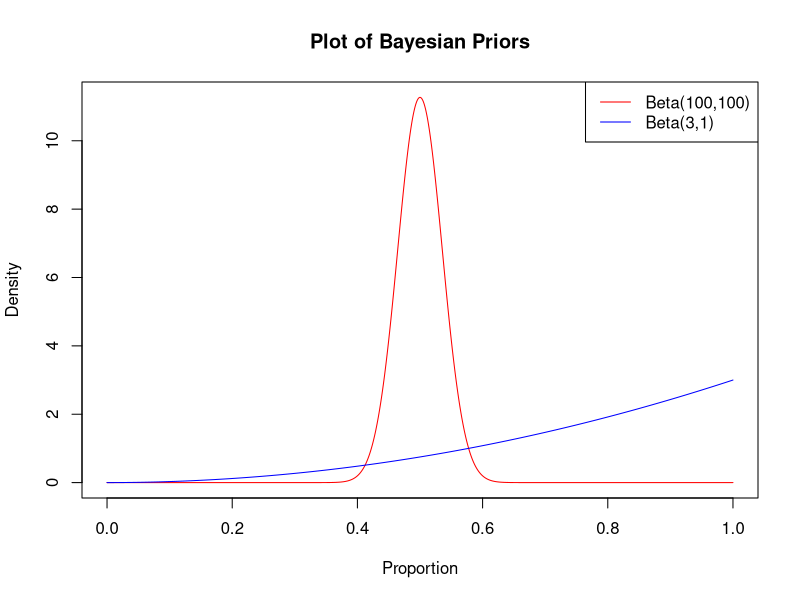
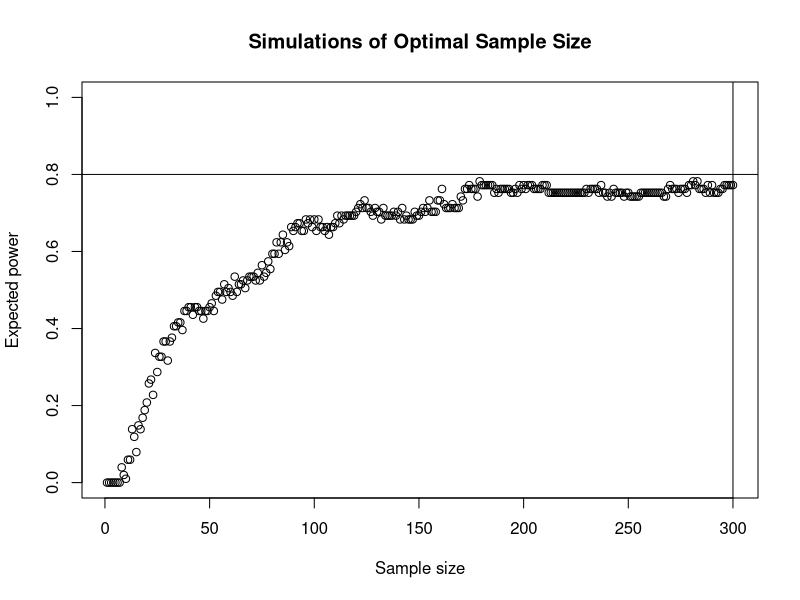

Here is the R script that generated these plots, in order:
## ---- chunk 1

balanced <- function( i, j, k, l, chooser_params ) {

    n <- i + j + k + l

    if (n%%2) {
        action <- sample(c(1,2), size=1)
    }
    else {
        if (i + j < k + l) {
            action <- 1
        } else {
            action <- 2
        }
    }

    return(action)
}


one_run <- function(n, chooser, chooser_params, alpha) {

    i <- 0
    j <- 0
    k <- 0
    l <- 0

    # set the true probability of success
    p.c <- rbeta( 1, prior.i, prior.j )
    p.n <- rbeta( 1, prior.k, prior.l )

    correctly_reject_nulls <- c()

    for (m in 1:n) {

        # use the chooser function to pick an action
        # in this case, it should return 1 or 2
        action <- chooser( i, j, k, l, chooser_params )
        if (length(action)!=1) {
            chooser_params <- action[2]
            action <- action[1]
        }

        if (action == 1) {

            # decide whether or not the treatment is a success
            sample <- rbinom(1, 1, p.c)

            if (sample == 1) {
                # success!
                i <- i + 1
            } else if (sample == 0) {
                # failure
                j <- j + 1
            }
        } else {
            
            # decide whether or not the treatment is a success
            sample <- rbinom(1, 1, p.n)

            if (sample == 1) {
                # success!
                k <- k + 1
            } else if (sample == 0) {
                # failure
                l <- l + 1
            }
        }

        xtab <- as.table(rbind(c(i, j), c(k, l)))
        dimnames(xtab) <- list(
            group = c("grp1", "grp2"),
            success = c("yes", "no")
        )


        null_rejected <- tryCatch(
            {
                test <- prop.test(xtab)
                test["p.value"] < alpha
            },
            error=function(cond) {
                FALSE
            }
        )
        if (is.na(null_rejected)) {
            null_rejected <- FALSE
        }
        # power is based on _correctly_ rejecting the null
        # we must ignore rejections where the sign is wrong
        p.c_hat <- i/(i+j)
        p.n_hat <- k/(k+l)
        incorrect_direction <- (p.c_hat > p.n_hat) != (p.c > p.n)
        correctly_reject_null <- null_rejected
        if (null_rejected & incorrect_direction) {
            correctly_reject_null <- FALSE
        }

        correctly_reject_nulls <- append(correctly_reject_nulls, correctly_reject_null)
    }

    return(correctly_reject_nulls)
}


simulator <- function(numb_of_sims, numb_of_patients, runner, chooser, chooser_params, alpha) {

    runs <- array(0, dim=numb_of_patients)
    props <- c()

    for (iter in 1:(numb_of_sims)) {
        
        correctly_reject_nulls <- runner(numb_of_patients, chooser, chooser_params, alpha)
        runs <- runs + (correctly_reject_nulls - runs)/(iter+1)
    }

    return(c(runs, props))
}


## ---- chunk 2
numb_of_sims <- 100
numb_of_patients <- 300

prior.i <- 100
prior.j <- 100
prior.k <- 3
prior.l <- 1

power_threshold <- 0.8
alpha <- 0.05

## ---- chunk 3
x1 <- seq(0, 1, length=1000)
y1 <- dbeta(x1, prior.i, prior.j)
plot(x1, y1, type="l", col="red", main="Plot of Bayesian Priors", ylab="Density", xlab="Proportion")

x2 <- seq(0, 1, length=1000)
y2 <- dbeta(x1, prior.k, prior.l)
lines(x2, y2, col="blue")
legend(x="topright", legend=c(paste0("Beta(",prior.i,",",prior.j,")"), paste0("Beta(",prior.k,",",prior.l,")")), lty=1, col=c("red", "blue"))

## ---- chunk 4

y <- simulator(numb_of_sims, numb_of_patients, one_run, balanced, NA, alpha)
x <- 1:numb_of_patients
plot(x,y, ylim=c(0,1), ylab="Expected power",xlab="Sample size",main="Simulations of Optimal Sample Size")
abline(h=power_threshold)
optimal_sample_size <- sum(y < power_threshold); optimal_sample_size
abline(v=optimal_sample_size)

